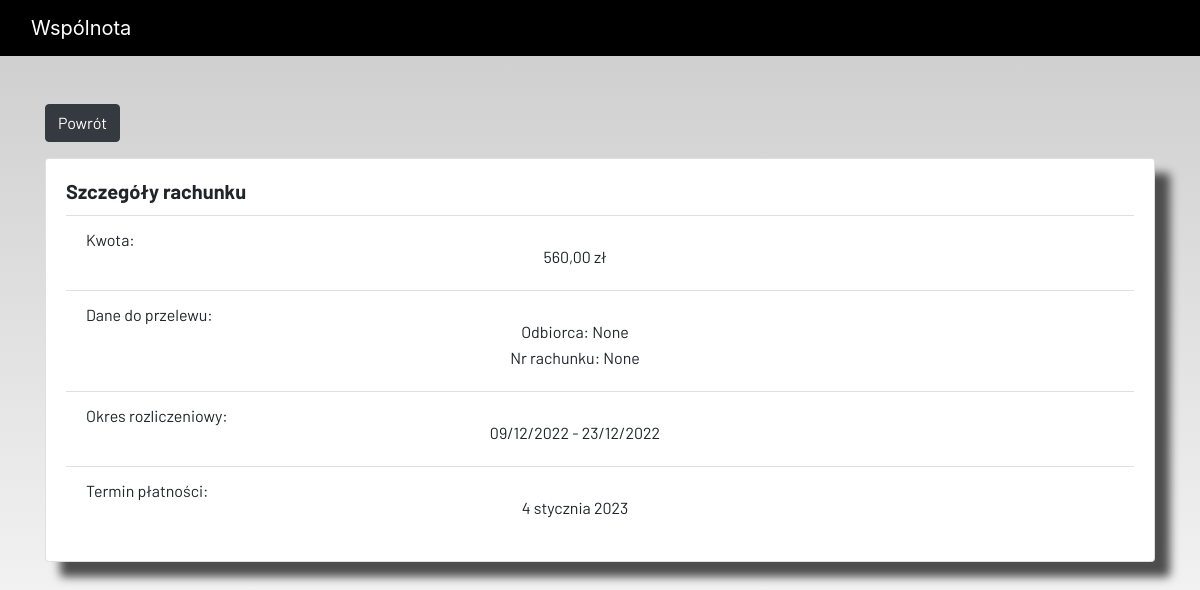
The app's page /billing_detail/11 with its own data.
### ideas/models.py (models this page shows, shortened)
class Billing(models.Model):
    admin = models.ForeignKey(User, on_delete=models.CASCADE, null=True, blank=True)
    id = models.AutoField(primary_key = True)
    owner = models.ForeignKey(Local, on_delete=models.CASCADE, null=False, blank=False)
    value = models.DecimalField(("Kwota do zapłaty"), max_digits=100, decimal_places=2)
    addressee_name = models.TextField(("Adresat rachunku"), null=True, blank=True)
    bank_account = models.CharField(("Numer konta"), max_length=26, null=True, blank=True)
    status = models.BooleanField(("Czy zapłacone?"))
    start_billing = models.DateField(("Początek okresu rozliczeniowego"), null=False, blank=False)
    end_billing = models.DateField(("Koniec okresu rozliczeniowego"), null=False, blank=False)
    payment_date = models.DateField(("Termin płatności"), null=True, blank=True)
    details = models.FileField(("Szczegóły"), upload_to='', null=True)

### ideas/view/billing_views.py (the view)
# urls.py: path('billing_detail/<int:pk>', billing_detail, name='billing_detail'),
def billing_detail(request, pk=None):
    billing = Billing.objects.get(id=pk)
    logged = whoLogged(request)
    context = {
        'billing': billing,
        'logged': logged,
    }
    return render(request, 'registration/billing/billing_detail.html', context)

### ideas/functions/user_function.py (called while the page is built)
def whoLogged(request):
    locals = Local.objects.all()
    logged = 'nobody'
    for local in locals:
        if local.admin == request.user:
            logged = 'admin'
            break
        elif local.owner == request.user:
            logged = 'resident'
            break
    return logged

### ideas/templates/registration/billing/billing_detail.html
{% extends 'registration/main.html' %}
{% load static %}
{% block content %}
{% load crispy_forms_tags %}
<div class="container" >
    <div class="form-group">
        {% if logged == 'admin' %}
            <a href="{% url 'billing' %}">
                <button  class="btn btn-dark" >
                    Powrót
                </button>
            </a>
        {% else %}
            <a href="{% url 'resident_billing' %}">
                 <button  class="btn btn-dark" >
                     Powrót
                 </button>
            </a>
        {% endif %}
    </div>
</div>
<div class="container">
    <p style="text-align: center">
        <div class="card" style="width: 100%; height: 80%" >
            <div class="card-body">
                <h5 class="card-title"><b>Szczegóły rachunku</b></h5>
                <ul class="list-group list-group-flush">
                    <li class="list-group-item">
                        Kwota:
                        <p style="text-align: center">{{ billing.value }} zł</p>
                    </li>
                        <li class="list-group-item">
                        Dane do przelewu:
                        <p style="text-align: center">Odbiorca: {{ billing.addressee_name }}</p>
                        <p style="text-align: center">Nr rachunku: {{ billing.bank_account }}</p>
                    </li>
                    <li class="list-group-item">
                        Okres rozliczeniowy:
                        <p style="text-align: center">{{ billing.start_billing | date:"d/m/Y" }} - {{ billing.end_billing | date:"d/m/Y" }}</p>
                    </li>
                    <li class="list-group-item">
                        Termin płatności:
                        <p style="text-align: center">{{ billing.payment_date }}</p>
                    </li>
                </ul>
            </div>
        </div>
    </p>
</div>
{% endblock content %}

### static/main.css (style rules this page uses)
html { scroll-behavior: smooth; height: 100%; width: 100%; }
.card { box-shadow: 15px 15px 10px rgb(78, 77, 77); }
a { text-decoration: none !important; color: black; }
.card p { text-align: right; margin-right: 50px; line-height: 10px; }
html, body { max-width: 100%; overflow-x: hidden; height: 100%; width: 100%; }
body { background: linear-gradient(rgba(0, 0, 0, 0.2), rgba(255, 255, 255, 0.5)); overflow-x: hidden; background-repeat: no-repeat; }

### records on screen
Billing: value "560,00", addressee_name "None", bank_account "None", start_billing "09/12/2022", end_billing "23/12/2022", payment_date "4 stycznia 2023"
